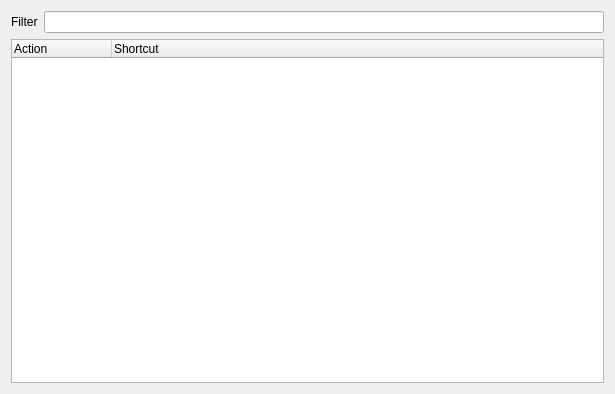
<?xml version="1.0" encoding="UTF-8"?>
<ui version="4.0">
 <class>ShortcutsPage</class>
 <widget class="QWidget" name="ShortcutsPage">
  <property name="geometry">
   <rect>
    <x>0</x>
    <y>0</y>
    <width>615</width>
    <height>394</height>
   </rect>
  </property>
  <property name="windowTitle">
   <string>Form</string>
  </property>
  <layout class="QVBoxLayout" name="verticalLayout_2">
   <item>
    <layout class="QVBoxLayout" name="verticalLayout">
     <item>
      <layout class="QHBoxLayout" name="horizontalLayout">
       <item>
        <widget class="QLabel" name="label">
         <property name="text">
          <string>Filter</string>
         </property>
         <property name="buddy">
          <cstring>searchEdit</cstring>
         </property>
        </widget>
       </item>
       <item>
        <widget class="QLineEdit" name="searchEdit">
         <property name="toolTip">
          <string>Enter the regular expression that should be contained in the shortcut action</string>
         </property>
        </widget>
       </item>
      </layout>
     </item>
     <item>
      <widget class="QTreeWidget" name="shortcutsList">
       <property name="toolTip">
        <string>This list shows all keyboard shortcuts.</string>
       </property>
       <property name="whatsThis">
        <string>&lt;b&gt;Keyboard Shortcuts List&lt;/b&gt;
&lt;p&gt;This list shows all keyboard shortcuts defined in the application. Double click an entry in order to change the respective shortcut. Alternatively, the shortcut might be changed by editing the key sequence in the respective column.&lt;/p&gt;</string>
       </property>
       <property name="alternatingRowColors">
        <bool>true</bool>
       </property>
       <column>
        <property name="text">
         <string>Action</string>
        </property>
       </column>
       <column>
        <property name="text">
         <string>Shortcut</string>
        </property>
       </column>
      </widget>
     </item>
    </layout>
   </item>
  </layout>
 </widget>
 <resources/>
 <connections/>
</ui>
